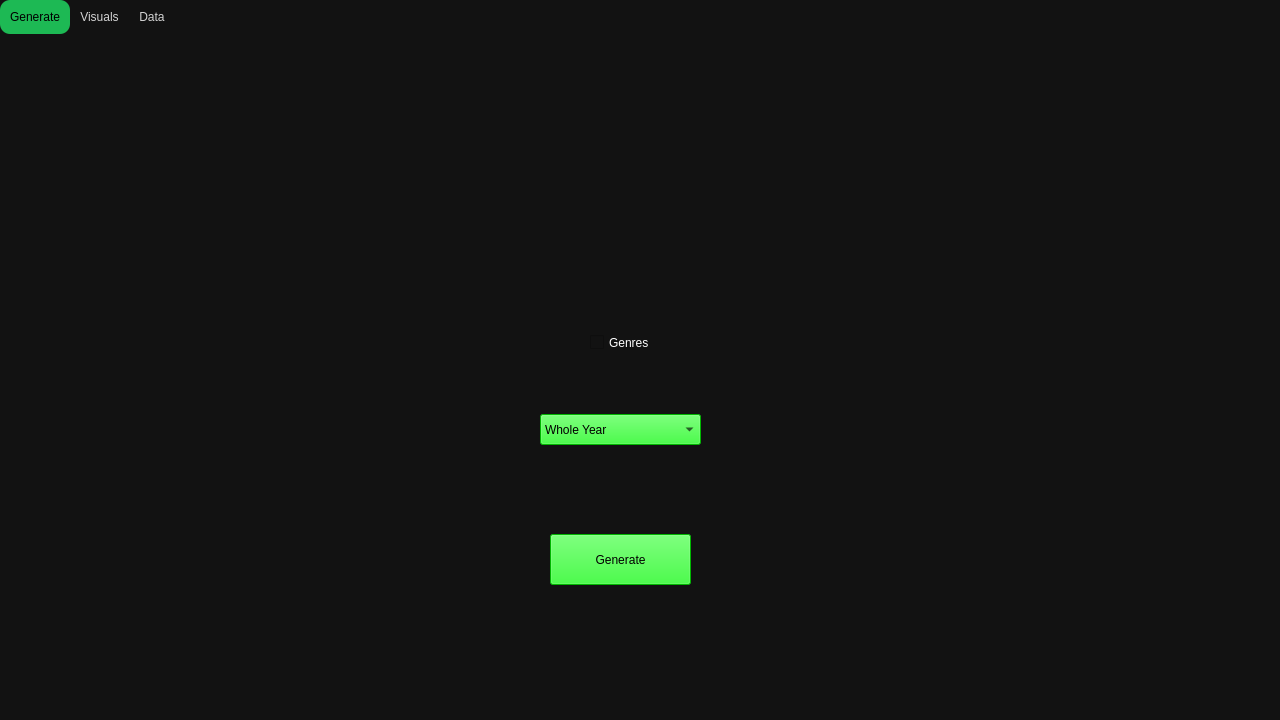
<?xml version="1.0" encoding="UTF-8"?>
<ui version="4.0">
 <class>MainWindow</class>
 <widget class="QMainWindow" name="MainWindow">
  <property name="geometry">
   <rect>
    <x>0</x>
    <y>0</y>
    <width>1280</width>
    <height>720</height>
   </rect>
  </property>
  <property name="windowTitle">
   <string>MainWindow</string>
  </property>
  <property name="styleSheet">
   <string notr="true">background-color: #121212</string>
  </property>
  <widget class="QWidget" name="centralwidget">
   <widget class="QTabWidget" name="tabWidget">
    <property name="geometry">
     <rect>
      <x>0</x>
      <y>0</y>
      <width>1281</width>
      <height>700</height>
     </rect>
    </property>
    <property name="styleSheet">
     <string notr="true">QTabWidget::pane { 
    border: 0;
}
QTabBar::tab {
    background: transparent;
    color: lightgray;
    padding: 10px;
}
QTabBar::tab:selected {
    background: #1DB954;  /* Spotify green highlight */
    color: black;
    border-radius: 10px;
}</string>
    </property>
    <property name="tabPosition">
     <enum>QTabWidget::North</enum>
    </property>
    <property name="tabShape">
     <enum>QTabWidget::Rounded</enum>
    </property>
    <property name="currentIndex">
     <number>0</number>
    </property>
    <property name="tabBarAutoHide">
     <bool>false</bool>
    </property>
    <widget class="QWidget" name="tab">
     <attribute name="title">
      <string>Generate</string>
     </attribute>
     <widget class="QPushButton" name="GenerateButton">
      <property name="geometry">
       <rect>
        <x>550</x>
        <y>500</y>
        <width>141</width>
        <height>51</height>
       </rect>
      </property>
      <property name="styleSheet">
       <string notr="true">background-color:lime</string>
      </property>
      <property name="text">
       <string>Generate</string>
      </property>
     </widget>
     <widget class="QComboBox" name="MonthsDropdown">
      <property name="geometry">
       <rect>
        <x>540</x>
        <y>380</y>
        <width>161</width>
        <height>31</height>
       </rect>
      </property>
      <property name="styleSheet">
       <string notr="true">background-color:lime</string>
      </property>
      <item>
       <property name="text">
        <string>Whole Year</string>
       </property>
      </item>
     </widget>
     <widget class="QCheckBox" name="GenreCheckBox">
      <property name="geometry">
       <rect>
        <x>590</x>
        <y>300</y>
        <width>70</width>
        <height>17</height>
       </rect>
      </property>
      <property name="styleSheet">
       <string notr="true">color:white</string>
      </property>
      <property name="text">
       <string>Genres</string>
      </property>
     </widget>
    </widget>
    <widget class="QWidget" name="tab_2">
     <attribute name="title">
      <string>Visuals</string>
     </attribute>
     <widget class="QLabel" name="ImageLabel">
      <property name="geometry">
       <rect>
        <x>10</x>
        <y>0</y>
        <width>1081</width>
        <height>661</height>
       </rect>
      </property>
      <property name="styleSheet">
       <string notr="true">background-color:white</string>
      </property>
      <property name="text">
       <string/>
      </property>
     </widget>
     <widget class="QComboBox" name="Vis_MonthDropDown">
      <property name="geometry">
       <rect>
        <x>1120</x>
        <y>100</y>
        <width>130</width>
        <height>31</height>
       </rect>
      </property>
      <property name="styleSheet">
       <string notr="true">QComboBox {
    background-color: #121212;
    border: 2px solid #1DB954;
    border-radius: 10px;
    padding: 5px 10px;
    color: white;
    font-size: 16px;
    font-family: 'Poppins', sans-serif;
}

QComboBox::drop-down {
    border: 0px;
}

QComboBox::down-arrow {
    image: url(down_arrow_white.png); /* optional: custom arrow icon */
    width: 14px;
    height: 14px;
}

QComboBox QAbstractItemView {
    background-color: #181818;
    border: 1px solid #1DB954;
    selection-background-color: #1DB954;
    selection-color: black;
    color: white;
    border-radius: 8px;
    padding: 5px;
}</string>
      </property>
     </widget>
     <widget class="QComboBox" name="Vis_TypeDropDown">
      <property name="geometry">
       <rect>
        <x>1120</x>
        <y>150</y>
        <width>130</width>
        <height>31</height>
       </rect>
      </property>
      <property name="styleSheet">
       <string notr="true">QComboBox {
    background-color: #121212;
    border: 2px solid #1DB954;
    border-radius: 10px;
    padding: 5px 10px;
    color: white;
    font-size: 16px;
    font-family: 'Poppins', sans-serif;
}

QComboBox::drop-down {
    border: 0px;
}

QComboBox::down-arrow {
    image: url(down_arrow_white.png); /* optional: custom arrow icon */
    width: 14px;
    height: 14px;
}

QComboBox QAbstractItemView {
    background-color: #181818;
    border: 1px solid #1DB954;
    selection-background-color: #1DB954;
    selection-color: black;
    color: white;
    border-radius: 8px;
    padding: 5px;
}</string>
      </property>
     </widget>
     <widget class="QLabel" name="label">
      <property name="geometry">
       <rect>
        <x>1120</x>
        <y>-10</y>
        <width>130</width>
        <height>50</height>
       </rect>
      </property>
      <property name="styleSheet">
       <string notr="true">QLabel {
    color: #1DB954;
    font-size: 20px;
    font-weight: bold;
    font-family: 'Poppins', sans-serif;
    background-color: transparent;
    border-bottom: 2px solid #1DB954;
	padding-bottom: 5px;
    qproperty-alignment: AlignCenter;
}</string>
      </property>
      <property name="text">
       <string>Filters</string>
      </property>
     </widget>
    </widget>
    <widget class="QWidget" name="tab_3">
     <attribute name="title">
      <string>Data</string>
     </attribute>
     <widget class="QLabel" name="label_2">
      <property name="geometry">
       <rect>
        <x>20</x>
        <y>240</y>
        <width>1241</width>
        <height>151</height>
       </rect>
      </property>
      <property name="font">
       <font>
        <pointsize>88</pointsize>
       </font>
      </property>
      <property name="text">
       <string>IN PROGRESS</string>
      </property>
      <property name="alignment">
       <set>Qt::AlignCenter</set>
      </property>
     </widget>
    </widget>
   </widget>
  </widget>
  <widget class="QStatusBar" name="statusbar"/>
  <action name="actionExit">
   <property name="text">
    <string>Exit</string>
   </property>
  </action>
 </widget>
 <resources/>
 <connections/>
</ui>
